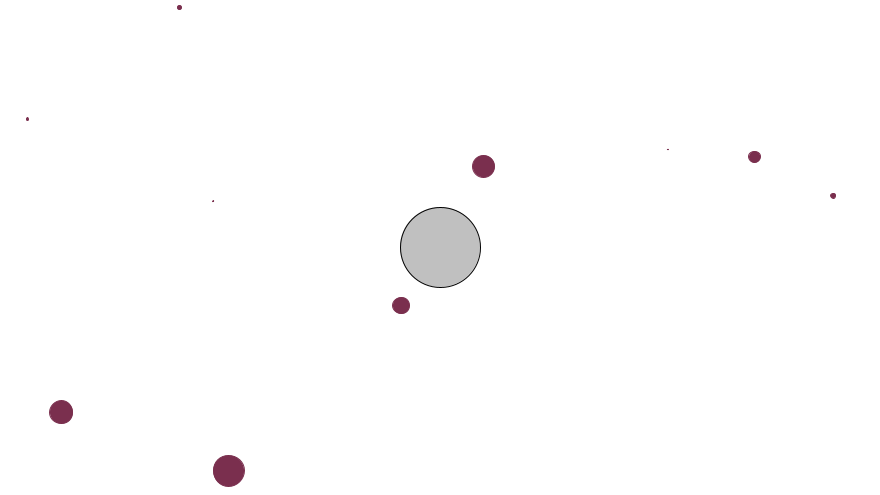
Frame 1 (no input)
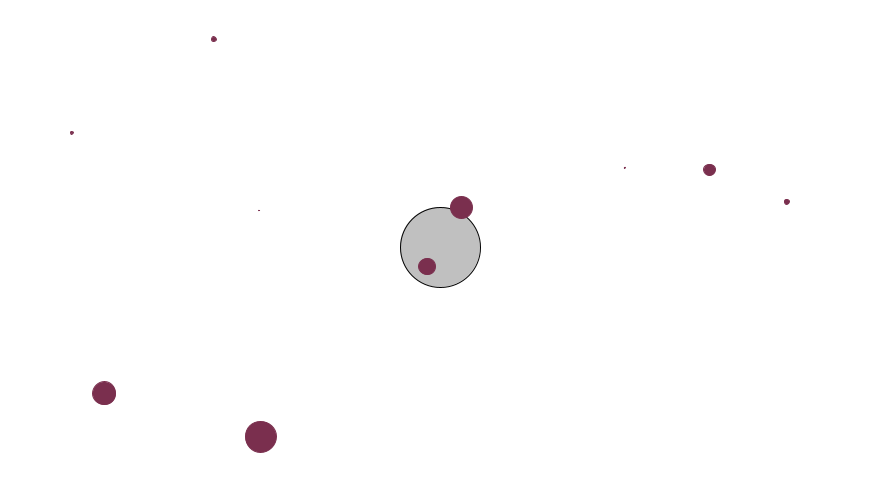
Frame 60 (the mouse pressed at the canvas centre just before this capture)
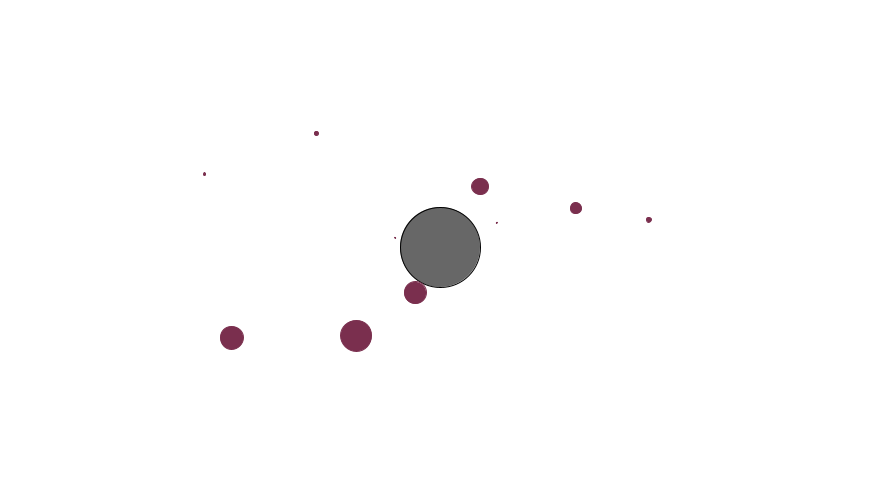
Frame 120 (the mouse held since frame 60 and released just before this capture)

The Processing sketch that drew these frames (run headless with seeded random() and noise(); from frame 60 on, the mouse is pressed at the canvas centre):

// Processing sketch: Nature
// ── Nature.pde
Mover m[];
Attractor A;
float G;
 
void setup() {
  size(880,495);
  background(255);
  m = new Mover[10];
  for(int i=0;i<m.length;i++){
    m[i] = new Mover(random(3),random(width),random(height));
  }
  A = new Attractor();
}
 
void draw() {
  background(255);
  A.display();
  for(int i=0;i<m.length;i++){
    PVector force = A.attract(m[i]);
    m[i].applyForce(force);
    m[i].update();
    m[i].display();
  }
}
 
// ── Attractor.pde
class Attractor{

  PVector location;
  float mass;
  float G;
  boolean grabbed;
  PVector distGrab;
  
  public Attractor(){
    location = new PVector(width/2,height/2);
    this.mass = 40;
    G = 0.4;
    grabbed = false;
    distGrab = new PVector(0,0);
  }
  
  void display(){
    stroke(0);
    if(!grabbed){
      distGrab = distance(new PVector(mouseX,mouseY));
    }
    if(!mousePressed){
      fill(175,200);
      grabbed = false;
      distGrab = new PVector(0,0);
    }
    if((mousePressed && isInside(new PVector(mouseX,mouseY))) || grabbed){
      location.x = mouseX + distGrab.x;
      location.y = mouseY + distGrab.y;
      grabbed = true;
      fill(100,250);
    }
    ellipse(location.x,location.y,mass*2,mass*2);
  }
  
  boolean isInRange(Mover m){
    PVector dir = distance(m.location);
    //PVector dir = this.location.sub(m.location);
    float distance = dir.mag();
    if(distance < mass*40)
      return true;
     else
       return false;
  }
  
  PVector distance(PVector loc){
    return PVector.sub(this.location,loc);
  }
  
  boolean isInside(PVector position){
    PVector dir = PVector.sub(location,position);
    float distance = dir.mag();
    if(distance < mass)
      return true;
     else
       return false;
  }
  
  PVector attract(Mover m){
    PVector force = PVector.sub(location,m.location);
    float distance = force.mag();
    distance = constrain(distance,5,25);
    force.normalize();
    float strength = (G*mass*m.mass)/(distance*distance);
    force.mult(strength);
    return force;
  }
}
// ── Fish.pde
class Fish{
 
  PVector location;
  PVector velocity;
  PVector acceleration;
  float topspeed;
  float mass;
 
  Fish() {
    location = new PVector(random(width),random(height/2,height));
    velocity = new PVector(0,0);
    topspeed = 4;
  }
 
  void update() {

    acceleration = new PVector(random(-2,2),random(-2,2));
    velocity.add(acceleration);
    velocity.limit(topspeed);
    location.add(velocity);
  }
  
  void display() {
    stroke(0);
    fill(175);
    ellipse(location.x,location.y,16,16);
  }
 
  void checkEdges() {
 
    if (location.x > width) {
      location.x = width;
      velocity.x = -velocity.x;
    } else if (location.x < 0) {
      location.x = 0;
      velocity.x = -velocity.x;
    }
 
    if (location.y > height) {
      location.y = height;
      velocity.y = -velocity.y;
    }  else if (location.y < height/2) {
      location.y = height/2;
      velocity.y = -velocity.y;
    }
  }
}
// ── Liquid.pde
class Liquid{

  float x,y,w,h;
  float c;
  
  public Liquid(float x, float y, float w, float h, float c){
  
    this.x = x;
    this.y = y;
    this.w = w;
    this.h = h;
    this.c = c;
  }
  
  void display(){
    noStroke();
    fill(175);
    rect(x,y,w,h);
  }
}
// ── Mover.pde
class Mover{
 
  PVector location;
  PVector velocity;
  PVector acceleration;
  float topspeed;
  float mass;
 
  Mover(float m, float x, float y){
    mass = m;
    location = new PVector(x,y);
    velocity = new PVector(0,0);
    acceleration = new PVector(0,0);
    topspeed = 4;
  }
 
  void update() {
 
    velocity.add(acceleration);
    location.add(velocity);
    acceleration.mult(0);
  }
  
  void display() {
    stroke(122,47,78);
    fill(122,47,78);
    ellipse(location.x,location.y,mass*16,mass*16);
  }
 
  void checkEdges() {
 
    if (location.x > width) {
      location.x = width;
      velocity.x = -velocity.x;
    } else if (location.x < 0) {
      location.x = 0;
      velocity.x = -velocity.x;
    }
 
    if (location.y > height) {
      location.y = height;
      velocity.y = -velocity.y;
    }
  }
  
  boolean isInside(Liquid l){
    if(location.x > l.x && location.x<(l.x+l.w) && location.y > l.y && location.y<l.y+l.h){
      return true;
    }
    else{
      return false;
    }
  }
  
  void applyForce(PVector force) {
    PVector f = PVector.div(force,mass);
    acceleration.add(f);
  }
  
  void drag(Liquid l){
    float speed = velocity.mag();
    float dragMagnitude = l.c * speed * speed;
    PVector drag = velocity.get();
    drag.mult(-1);
    drag.normalize();
    drag.mult(dragMagnitude);
    applyForce(drag);
  }
  
  PVector attract(Mover m){
    PVector force = PVector.sub(location,m.location);
    float distance = force.mag();
    distance = constrain(distance,5,25);
    force.normalize();
    float strength = (G*mass*m.mass)/(distance*distance);
    force.mult(strength);
    return force;
  }
  
  PVector repell(Mover m){
    PVector force = PVector.sub(location,m.location);
    float distance = force.mag();
    if(distance >= mass*4){
      distance = constrain(distance,5,25);
      force.normalize();
      float strength = (G*mass*m.mass)/(distance*distance);
      force.mult(strength);
      return force;
    }
    else{
      distance = constrain(distance,5,25);
      force.normalize();
      float strength = (G*mass*m.mass)/(distance*distance);
      force.mult(-strength);
      return force;
    }
  }
}
